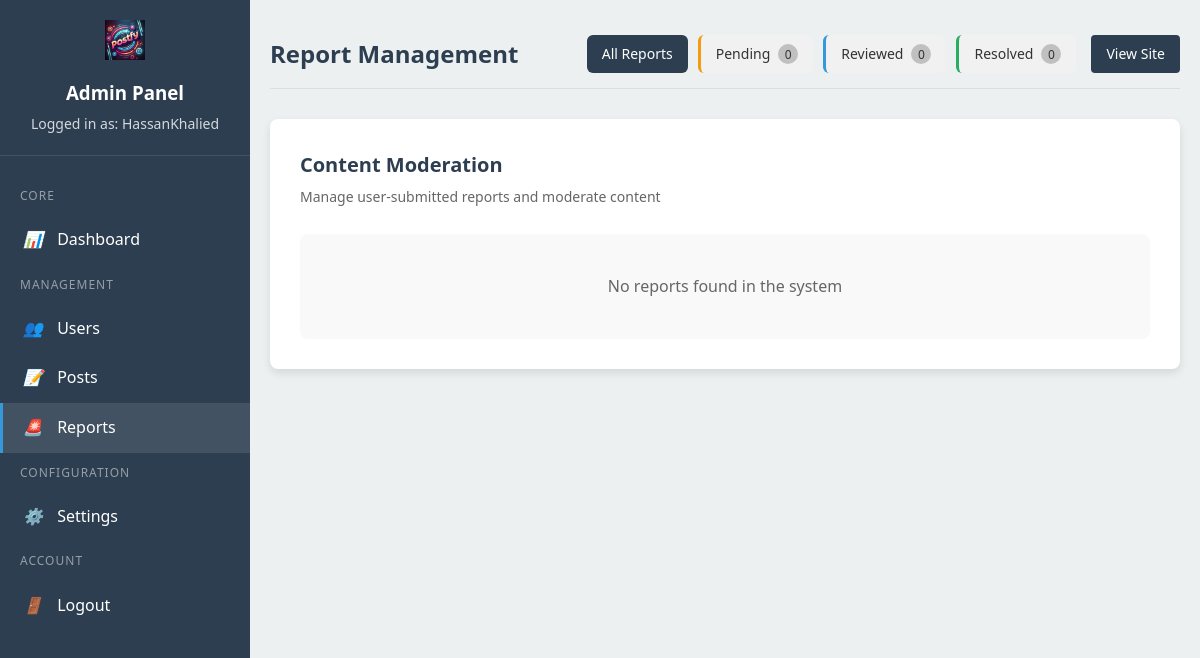
/admin/reports (signed in), run on an earlier commit of the app's database.
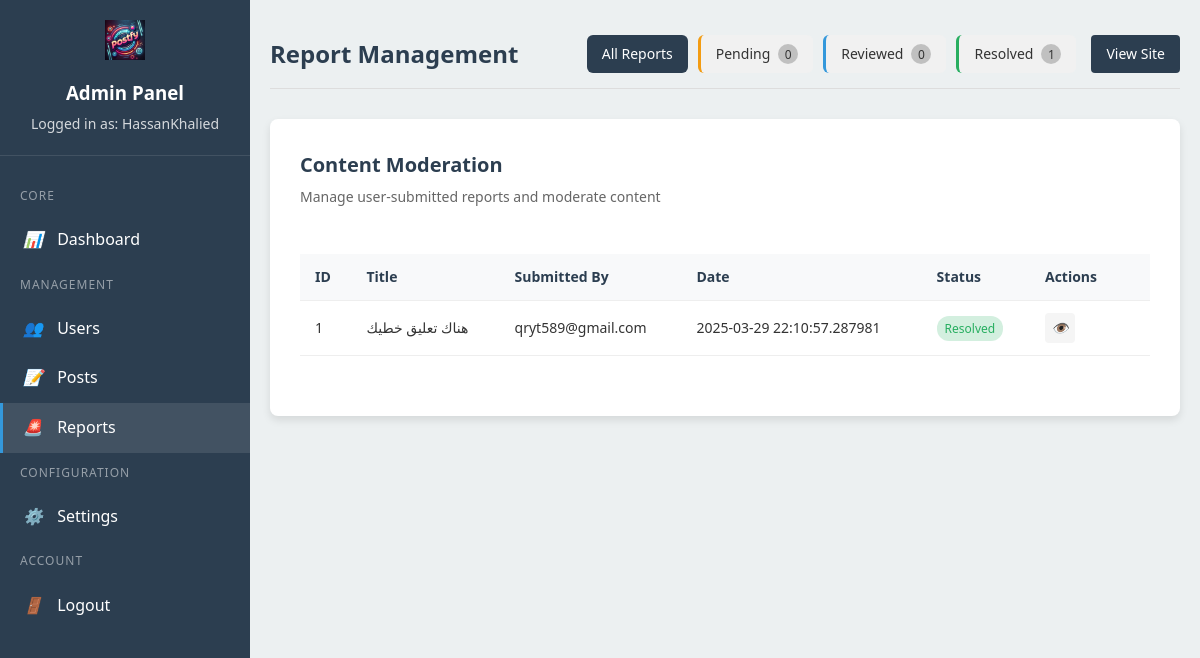
And on a later commit of the database.
### app.py (models this page shows, shortened)
class Report(db.Model):
    id = db.Column(db.Integer, primary_key=True)
    title = db.Column(db.String(255), nullable=False)
    content = db.Column(db.Text, nullable=False)
    email = db.Column(db.String(120), nullable=True)
    user_id = db.Column(db.Integer, db.ForeignKey(
        'user.id'), nullable=True)  # Optional link to user
    status = db.Column(db.String(20), default='pending')
    date_created = db.Column(db.DateTime, default=datetime.utcnow)
    user = db.relationship('User', backref='reports', lazy=True)

### admin.py (the view)
@admin_bp.route('/reports')
@admin_login_required
def reports():
    status_filter = request.args.get('status', '')
    if status_filter:
        reports_data = db.session.execute(
            db.text("""
                SELECT r.id, r.title, r.content, r.email, r.user_id, r.status, r.date_created,
                       u.first_name, u.last_name
                FROM report r
                LEFT JOIN user u ON r.user_id = u.id
                WHERE r.status = :status
                ORDER BY r.date_created DESC
            """),
            {"status": status_filter}
        ).fetchall()
    else:
        reports_data = db.session.execute(
            db.text("""
                SELECT r.id, r.title, r.content, r.email, r.user_id, r.status, r.date_created,
                       u.first_name, u.last_name
                FROM report r
                LEFT JOIN user u ON r.user_id = u.id
                ORDER BY r.date_created DESC
            """)
        ).fetchall()
    pending_count = db.session.execute(
        db.text("SELECT COUNT(*) FROM report WHERE status = 'pending'")
    ).scalar() or 0
    reviewed_count = db.session.execute(
        db.text("SELECT COUNT(*) FROM report WHERE status = 'reviewed'")
    ).scalar() or 0
    resolved_count = db.session.execute(
        db.text("SELECT COUNT(*) FROM report WHERE status = 'resolved'")
    ).scalar() or 0
    return render_template('admin/reports.html',
                           reports=reports_data,
                           status_filter=status_filter,
                           pending_count=pending_count,
                           reviewed_count=reviewed_count,
                           resolved_count=resolved_count)

### admin.py (called while the page is built)
def admin_login_required(f):
    @wraps(f)
    def decorated_function(*args, **kwargs):
        if 'admin_id' not in session:
            flash('Please log in to access the admin area', 'warning')
            return redirect(url_for('admin.login'))
        if 'admin_last_activity' in session:
            last_activity = datetime.fromisoformat(
                session['admin_last_activity'])
            if datetime.utcnow() - last_activity > timedelta(minutes=30):  # 30-minute timeout
                session.pop('admin_id', None)
                session.pop('admin_last_activity', None)
                flash('Your session has expired. Please log in again.', 'warning')
                return redirect(url_for('admin.login'))
        session['admin_last_activity'] = datetime.utcnow().isoformat()
        return f(*args, **kwargs)
    return decorated_function

### app.py (called while the page is built)
@app.context_processor
def inject_version():
    return dict(APP_VERSION=APP_VERSION)

### Templates/admin/reports.html (shortened to what this page needs)
{% extends "admin/base.html" %}
{% block page_title %}Report Management{% endblock %}
{% block topbar_actions %}
<div class="filter-buttons">
    <a href="{{ url_for('admin.reports') }}" class="filter-btn {% if not status_filter %}active{% endif %}">
        All Reports
    </a>
    <a href="{{ url_for('admin.reports', status='pending') }}"
        class="filter-btn pending {% if status_filter == 'pending' %}active{% endif %}">
        Pending <span class="count-badge">{{ pending_count }}</span>
    </a>
    <a href="{{ url_for('admin.reports', status='reviewed') }}"
        class="filter-btn reviewed {% if status_filter == 'reviewed' %}active{% endif %}">
        Reviewed <span class="count-badge">{{ reviewed_count }}</span>
    </a>
    <a href="{{ url_for('admin.reports', status='resolved') }}"
        class="filter-btn resolved {% if status_filter == 'resolved' %}active{% endif %}">
        Resolved <span class="count-badge">{{ resolved_count }}</span>
    </a>
</div>
{% endblock %}
{% block admin_content %}
<div class="reports-container">
    <div class="admin-header">
        <h2>Content Moderation</h2>
        <p>Manage user-submitted reports and moderate content</p>
    </div>
    {% if reports %}
    <div class="table-container">
        <table class="admin-table">
            <thead>
                <tr>
                    <th>ID</th>
                    <th>Title</th>
                    <th>Submitted By</th>
                    <th>Date</th>
                    <th>Status</th>
                    <th>Actions</th>
                </tr>
            </thead>
            <tbody>
                {% for report in reports %}
                <tr>
                    <td>{{ report.id }}</td>
                    <td>{{ report.title }}</td>
                    <td>
                        {% if report.user_id %}
                        <a href="{{ url_for('admin.user_view', user_id=report.user_id) }}">
                            {{ report.first_name }} {{ report.last_name }}
                        </a>
                        {% else %}
                        {{ report.email }}
                        {% endif %}
                    </td>
                    <td>{{ report.date_created }}</td>
                    <td>
                        <span class="status-badge status-{{ report.status }}">
                            {{ report.status|capitalize }}
                        </span>
                    </td>
                    <td class="actions-cell">
                        <div class="action-buttons">
                            <a href="{{ url_for('admin.report_view', report_id=report.id) }}"
                                class="action-btn view-btn" title="View Report">
                                <i>👁️</i>
                            </a>
                        </div>
                    </td>
                </tr>
                {% endfor %}
            </tbody>
        </table>
    </div>
    {% else %}
    <div class="empty-state">
        {% if status_filter %}
        <p>No reports with status "{{ status_filter }}" found</p>
        {% else %}
        <p>No reports found in the system</p>
        {% endif %}
    </div>
    {% endif %}
</div>
{% endblock %}

### Templates/admin/base.html (shortened to what this page needs)
<!DOCTYPE html>
<html lang="en">
<head>
    <link rel="stylesheet" href="{{ url_for('static', filename='css/admin.css') }}">
</head>
<body>
    <div class="admin-layout">
        <div class="sidebar">
            <div class="sidebar-header">
                <div class="sidebar-logo">
                    <img src="{{ url_for('static', filename='images/logo1.png') }}" alt="Postfy Admin">
                </div>
                <h3>Admin Panel</h3>
                <div class="admin-username">
                    Logged in as: {{ session.get('admin_username', 'Unknown') }}
                </div>
            </div>
            <div class="sidebar-menu">
                <div class="menu-label">Core</div>
                <a href="{{ url_for('admin.dashboard') }}"
                    class="menu-item {% if request.endpoint == 'admin.dashboard' %}active{% endif %}">
                    <i>📊</i> Dashboard
                </a>
                <div class="menu-label">Management</div>
                <a href="{{ url_for('admin.users') }}"
                    class="menu-item {% if request.endpoint == 'admin.users' or request.endpoint == 'admin.user_view' or request.endpoint == 'admin.user_edit' %}active{% endif %}">
                    <i>👥</i> Users
                </a>
                <a href="{{ url_for('admin.posts') }}"
                    class="menu-item {% if request.endpoint == 'admin.posts' or request.endpoint == 'admin.post_view' or request.endpoint == 'admin.post_edit' %}active{% endif %}">
                    <i>📝</i> Posts
                </a>
                <a href="{{ url_for('admin.reports') }}"
                    class="menu-item {% if request.endpoint == 'admin.reports' or request.endpoint == 'admin.report_view' %}active{% endif %}">
                    <i>🚨</i> Reports
                </a>
                <div class="menu-label">Configuration</div>
                <a href="{{ url_for('admin.settings') }}"
                    class="menu-item {% if request.endpoint == 'admin.settings' or request.endpoint == 'admin.save_theme_settings' %}active{% endif %}">
                    <i>⚙️</i> Settings
                </a>
                <div class="menu-label">Account</div>
                <a href="{{ url_for('admin.logout') }}" class="menu-item">
                    <i>🚪</i> Logout
                </a>
            </div>
        </div>
        <div class="main-content">
            <div class="admin-topbar">
                <h1 class="page-title">{% block page_title %}Dashboard{% endblock %}</h1>
                <div class="admin-actions">
                    {% block topbar_actions %}{% endblock %}
                    <a href="{{ url_for('home') }}" class="admin-btn btn-primary">View Site</a>
                </div>
            </div>
            <div class="content-area">
                {% block admin_content %}{% endblock %}
            </div>
        </div>
    </div>
</body>
</html>

### static/css/admin.css (style rules this page uses)
:root { --admin-primary: #2c3e50; --admin-secondary: #3498db; --admin-accent: #e74c3c; --admin-success: #27ae60; --admin-warning: #f39c12; --admin-bg: #ecf0f1; --admin-panel-bg: #ffffff; --admin-text: #2c3e50; --admin-input-bg: #ffffff; --admin-shadow: rgba(0, 0, 0, 0.1); }
* { margin: 0; padding: 0; box-sizing: border-box; }
body { font-family: 'Segoe UI', Tahoma, Geneva, Verdana, sans-serif; background-color: var(--admin-bg); color: var(--admin-text); line-height: 1.6; }
.admin-layout { display: flex; min-height: 100vh; }
.sidebar { width: 250px; background-color: var(--admin-primary); color: white; height: 100vh; position: fixed; left: 0; top: 0; overflow-y: auto; }
.sidebar-header { padding: 20px; text-align: center; border-bottom: 1px solid rgba(255, 255, 255, 0.1); }
.sidebar-logo { margin-bottom: 10px; }
.sidebar-logo img { height: 40px; width: auto; }
.admin-username { color: rgba(255, 255, 255, 0.8); font-size: 14px; margin-top: 5px; }
.sidebar-menu { padding: 20px 0; }
.menu-label { padding: 10px 20px; color: rgba(255, 255, 255, 0.5); font-size: 12px; text-transform: uppercase; letter-spacing: 1px; }
.menu-item { display: block; padding: 12px 20px; color: white; text-decoration: none; transition: all 0.3s ease; border-left: 3px solid transparent; }
.menu-item:hover, .menu-item.active { background-color: rgba(255, 255, 255, 0.1); border-left-color: var(--admin-secondary); }
.menu-item i { margin-right: 10px; width: 20px; text-align: center; }
.main-content { flex: 1; padding: 20px; margin-left: 250px; width: calc(100% - 250px); }
.admin-topbar { display: flex; justify-content: space-between; align-items: center; padding: 15px 0; margin-bottom: 30px; border-bottom: 1px solid #ddd; }
.page-title { font-size: 24px; font-weight: bold; color: var(--admin-primary); }
.admin-actions { display: flex; gap: 15px; }
.admin-btn { padding: 8px 15px; border-radius: 4px; text-decoration: none; font-weight: 500; font-size: 14px; cursor: pointer; transition: all 0.3s ease; display: inline-block; }
.btn-primary { background-color: var(--admin-primary); color: white; border: none; }
.content-area { background-color: var(--admin-panel-bg); border-radius: 8px; box-shadow: 0 4px 8px var(--admin-shadow); padding: 30px; }
.admin-table { width: 100%; border-collapse: collapse; margin-top: 20px; }
.admin-table th, .admin-table td { padding: 12px 15px; text-align: left; border-bottom: 1px solid #eee; }
.admin-table th { background-color: #f8f9fa; color: var(--admin-primary); font-weight: 600; }
.admin-table .status-badge { display: inline-block; padding: 3px 8px; border-radius: 12px; font-size: 12px; font-weight: 500; }
.admin-header { margin-bottom: 25px; }
.admin-header h2 { color: var(--admin-primary); margin-bottom: 5px; }
.admin-header p { color: #666; }
.table-container { overflow-x: auto; margin-bottom: 30px; }
.action-buttons { display: flex; gap: 8px; }
.action-btn { display: inline-flex; align-items: center; justify-content: center; width: 32px; height: 32px; border-radius: 4px; color: white; text-decoration: none; transition: all 0.2s ease; border: none; cursor: pointer; background: #f0f0f0; }
.view-btn { background-color: var(--admin-secondary); }
.admin-header h2 { color: var(--admin-primary); margin-bottom: 5px; font-size: 20px; }
.admin-header p { color: #666; font-size: 14px; }
.table-container { margin-top: 20px; overflow-x: auto; }
.admin-table { width: 100%; border-collapse: collapse; }
.admin-table th { background-color: #f8f9fa; color: var(--admin-primary); font-weight: 600; font-size: 14px; }
.admin-table td { font-size: 14px; color: #333; }
.actions-cell { width: 120px; }
.action-btn { width: 30px; height: 30px; display: flex; align-items: center; justify-content: center; border-radius: 4px; background-color: #f5f5f5; border: none; cursor: pointer; transition: all 0.2s ease; color: #555; text-decoration: none; }

What changed in the data, as far as the page shows it:
added Report: id "1", title "هناك تعليق خطيك", email "qryt589@gmail.com", date_created "2025-03-29 22:10:57.287981", status "Resolved"
Also different on the page:
{{ resolved_count }}: "0" → "1"
text no longer shown: "No reports found in the system"
text now shown: "ID Title Submitted By Date Status Actions"
